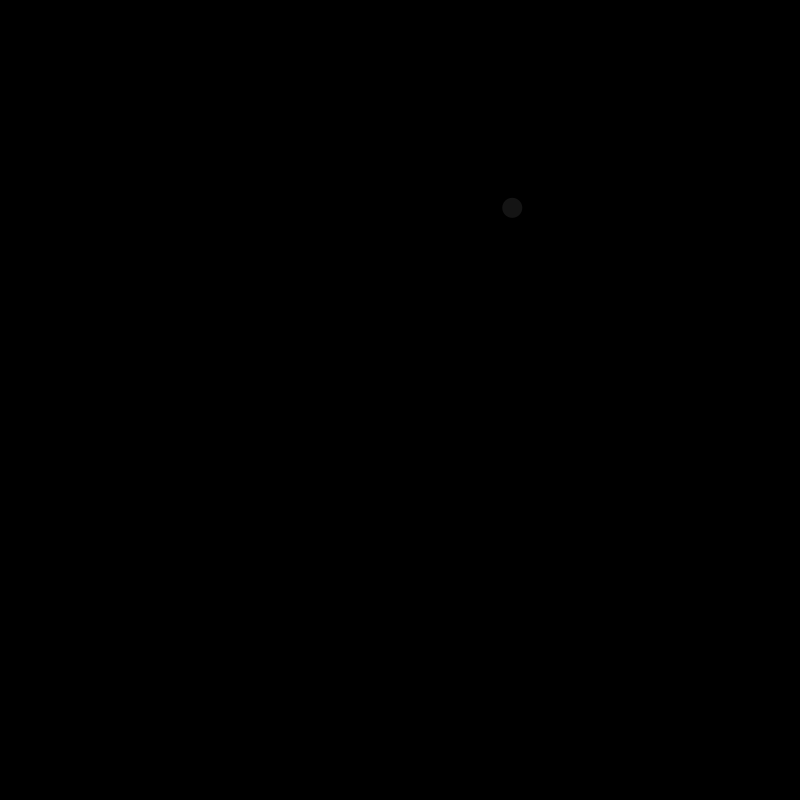
Frame 1 (no input)
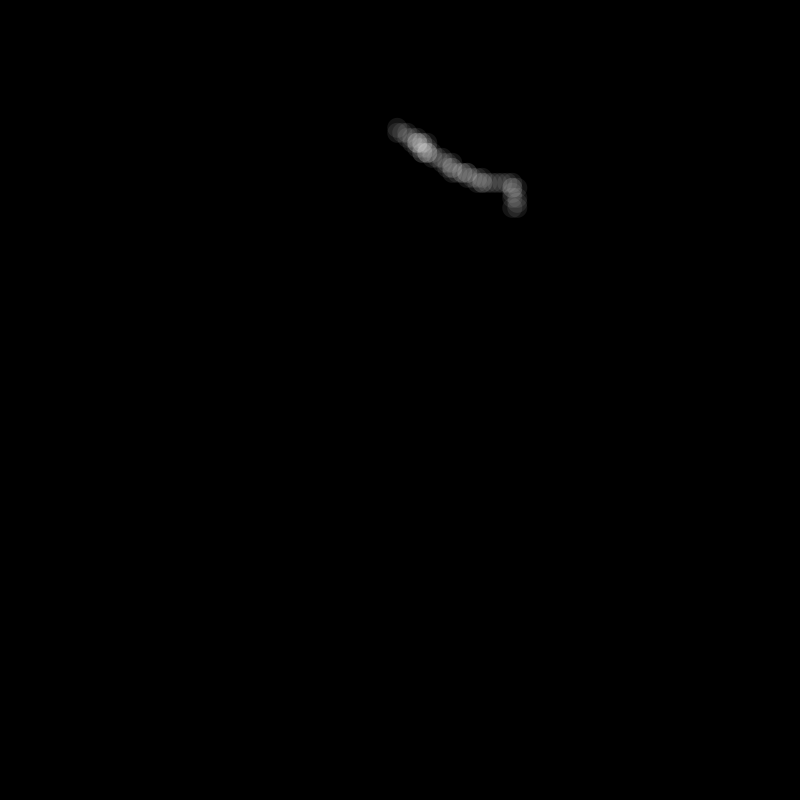
Frame 60 (the mouse pressed at the canvas centre just before this capture)
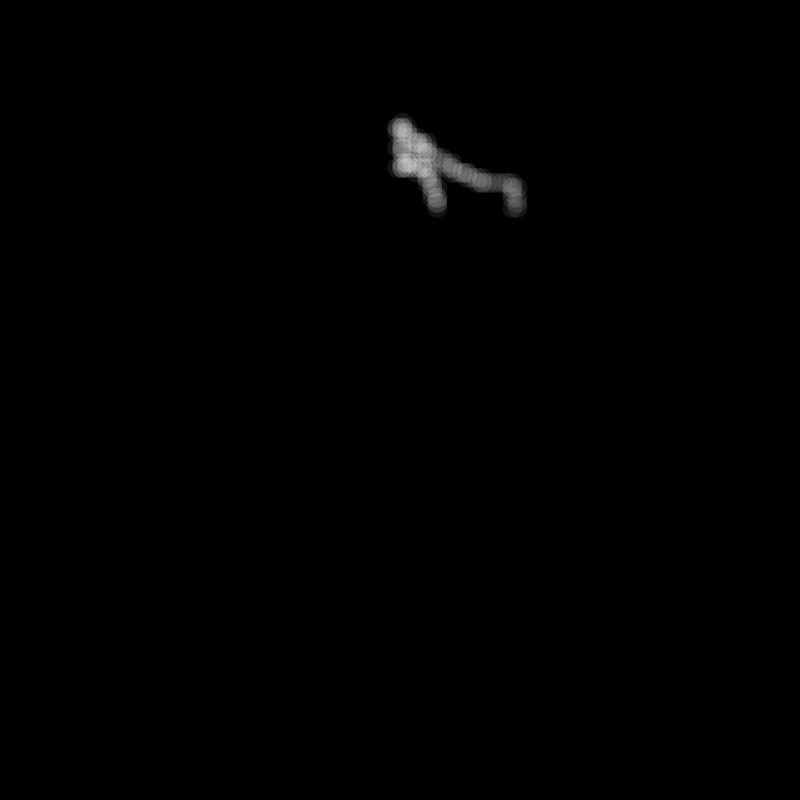
Frame 120 (the mouse held since frame 60 and released just before this capture)

The Processing sketch that drew these frames (run headless with seeded random() and noise(); from frame 60 on, the mouse is pressed at the canvas centre):

// Processing sketch: caminante_hacia_mouse
// ── caminante_hacia_mouse.pde

float x;
float y;

// el ángulo entre la posición del gusanito y el mouse
float ang;

void setup() {
  size(800, 800);
  // arranco el gusanito en un lugar al azar en la pantalla
  x = random(width);
  y = random(width);
  background(0);
  fill(255,20);
  noStroke();
}


void draw() {
  // calculo el ángulo entre el gusanito y el mouse
  ang = atan2(mouseY-y, mouseX-x);
  
  //elijo un número al azar entre 0 y 100
  float prob = random(100);

  int eleccion; // en esta guardo la "dirección" (arriba abajo derecha izquierda) en la que voy a mover la elipse
  
  if (prob < 60) { //  si prob es menor que 60
    eleccion = int(random(0, 3)); // elijo la dirección al azar
  } else { // sino
    eleccion = int(map(ang, -PI, PI, 0, 4)); // la elijo en función del angulo entre el gusanito y el mouse
  }
  
  // en función de elección cambio x e y, es decir, "muevo" el gusanito
  if (eleccion == 0) {
    x-=5;
  } else if (eleccion == 1) {
    y-=5;
  } else if (eleccion == 2) {
    x+=5;
  } else if (eleccion == 3) {
    y+=5;
  } else if (eleccion == 4) {
    x-=5;
  }

  // esto hace que si me fui de los límites de la pantalla vuelva a aparecer
  if (x>width) {
    x = 0;
  } else if (x<0) {
    x= width;
  }
  if (y>height) {
    y = 0;
  } else if (y<0) {
    y= height;
  }
  
  // finalmente, dibujo el gusanito
  ellipse(x, y, 20, 20);
}
